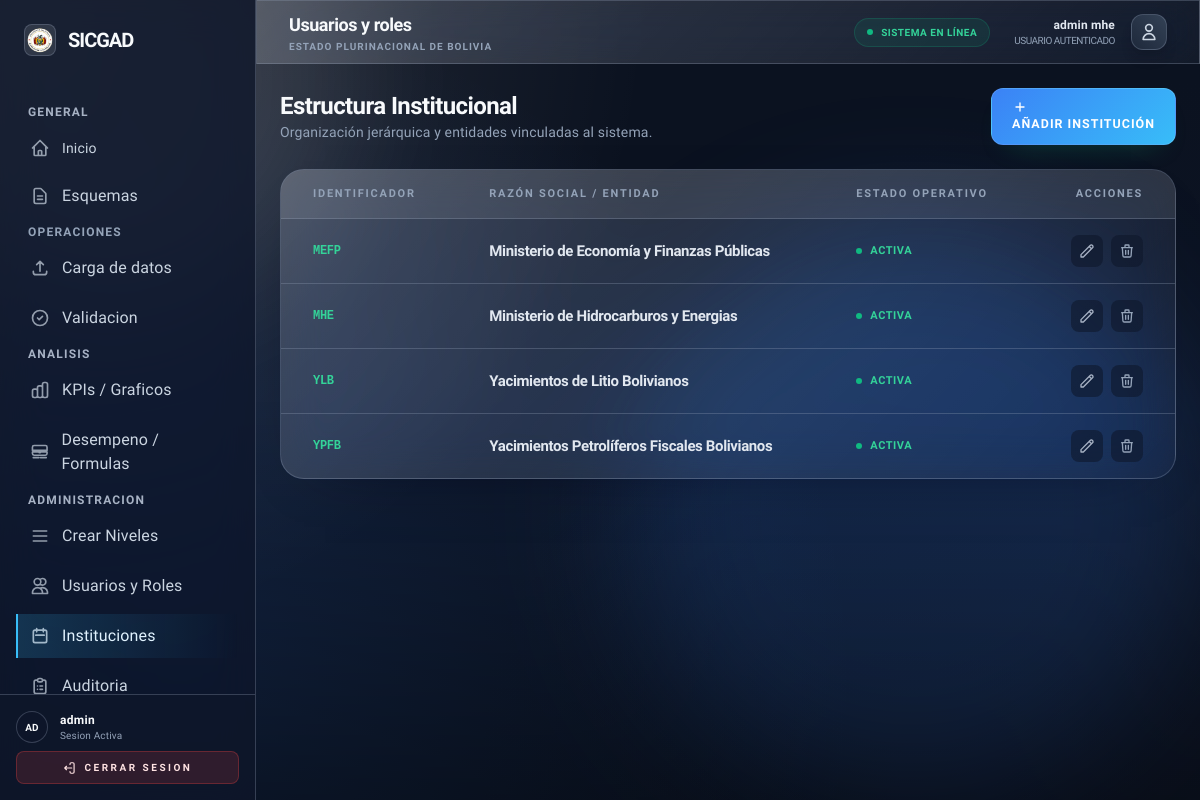
The page /accounts/institutions/ (signed in) on the database its author committed.
### accounts/models.py (models this page shows, shortened)
class Institution(models.Model):
    code = models.CharField(max_length=20, unique=True)
    name = models.CharField(max_length=255)
    description = models.TextField(blank=True)
    is_active = models.BooleanField(default=True)
    created_at = models.DateTimeField(auto_now_add=True)
    updated_at = models.DateTimeField(auto_now=True)
    class Meta:
        ordering = ["code"]

### accounts/views.py (the view)
# urls.py: path("institutions/", institution_list, name="institution_list"),
@admin_required
def institution_list(request):
    institutions = Institution.objects.all().order_by("code")
    return render(
        request,
        "accounts/institution_list.html",
        {"institutions": institutions},
    )

### templates/accounts/institution_list.html (shortened to what this page needs)
{% extends "base.html" %}
{% block content %}
<div class="space-y-6 fade-in">
    <div class="flex flex-col md:flex-row md:items-center justify-between gap-4 mb-2">
        <div>
            <h2 class="text-2xl font-header font-bold text-white tracking-tight">Estructura Institucional</h2>
            <p class="text-slate-500 text-sm">Organización jerárquica y entidades vinculadas al sistema.</p>
        </div>
        <a href="{% url 'accounts:institution_create' %}" class="btn-primary glow-emerald">
            <svg class="w-4 h-4 mr-2" fill="none" stroke="currentColor" viewBox="0 0 24 24"><path stroke-linecap="round" stroke-linejoin="round" stroke-width="2" d="M12 6v6m0 0v6m0-6h6m-6 0H6"></path></svg>
            Añadir Institución
        </a>
    </div>
    <div class="glass-card rounded-3xl overflow-hidden border-white/5">
        <div class="overflow-x-auto">
            <table class="w-full text-left border-collapse">
                <thead>
                    <tr class="bg-white/[0.02] text-[11px] font-black text-slate-500 uppercase tracking-[0.16em]">
                        <th class="px-8 py-4">Identificador</th>
                        <th class="px-8 py-4">Razón Social / Entidad</th>
                        <th class="px-8 py-4">Estado Operativo</th>
                        <th class="px-8 py-4 text-right">Acciones</th>
                    </tr>
                </thead>
                <tbody class="text-[14px]">
                    {% for institution in institutions %}
                    <tr class="border-t border-white/5 hover:bg-white/[0.01] transition-colors group">
                        <td class="px-8 py-4 font-mono text-emerald-400 font-bold text-[12px] tracking-tight uppercase">{{ institution.code }}</td>
                        <td class="px-8 py-4">
                            <span class="text-slate-200 font-semibold text-[15px] tracking-tight">{{ institution.name }}</span>
                        </td>
                        <td class="px-8 py-4">
                            {% if institution.is_active %}
                                <div class="flex items-center gap-2">
                                    <div class="w-1.5 h-1.5 rounded-full bg-emerald-500 glow-emerald"></div>
                                    <span class="text-[11px] font-black text-emerald-400 uppercase tracking-wider">Activa</span>
                                </div>
                            {% else %}
                                <div class="flex items-center gap-2 opacity-50">
                                    <div class="w-1.5 h-1.5 rounded-full bg-slate-600"></div>
                                    <span class="text-[11px] font-black text-slate-400 uppercase tracking-wider">Inactiva</span>
                                </div>
                            {% endif %}
                        </td>
                        <td class="px-8 py-4 text-right">
                            <div class="flex justify-end gap-2">
                                <a href="{% url 'accounts:institution_edit' institution.pk %}" class="p-2 rounded-lg bg-slate-800 text-slate-400 hover:text-white hover:bg-slate-700 transition-all" title="Editar instituci?n">
                                    <svg class="w-4 h-4" fill="none" stroke="currentColor" viewBox="0 0 24 24"><path stroke-linecap="round" stroke-linejoin="round" stroke-width="2" d="M15.232 5.232l3.536 3.536m-2.036-5.036a2.5 2.5 0 113.536 3.536L6.5 21.036H3v-3.572L16.732 3.732z"></path></svg>
                                </a>
                                <a href="{% url 'accounts:institution_delete' institution.pk %}" class="p-2 rounded-lg bg-slate-800/50 text-slate-500 hover:text-red-400 hover:bg-red-500/10 transition-all" title="Eliminar instituci?n">
                                    <svg class="w-4 h-4" fill="none" stroke="currentColor" viewBox="0 0 24 24"><path stroke-linecap="round" stroke-linejoin="round" stroke-width="2" d="M19 7l-.867 12.142A2 2 0 0116.138 21H7.862a2 2 0 01-1.995-1.858L5 7m5 4v6m4-6v6m1-10V4a1 1 0 00-1-1h-4a1 1 0 00-1 1v3M4 7h16"></path></svg>
                                </a>
                            </div>
                        </td>
                    </tr>
                    {% empty %}
                    <tr>
                        <td colspan="4" class="px-8 py-16 text-center text-slate-500 text-sm">No se han registrado instituciones en la base de datos central.</td>
                    </tr>
                    {% endfor %}
                </tbody>
            </table>
        </div>
    </div>
</div>
{% endblock %}

### templates/partials/sidebar.html (shortened to what this page needs)
{% load static %}
<aside class='w-64 sidebar border-r border-white/10 hidden lg:flex flex-col h-screen sticky top-0 z-50'>
  <div class='p-6 flex items-center gap-3'>
    <div class="w-8 h-8 rounded-lg bg-white/10 flex items-center justify-center border border-white/20 overflow-hidden">
      <img src="{% static 'escudo.png' %}" alt="Escudo Bolivia" class="w-7 h-7 object-contain" />
    </div>
    {% url 'landing' as landing_url %}
    <a href='{{ landing_url }}'
      class='text-xl font-header tracking-tighter text-white hover:text-blue-600 transition-colors'>
      SICGAD
    </a>
  </div>
  <nav class='flex-1 px-4 py-2 space-y-1.5 overflow-y-auto custom-scrollbar'>
    {% url 'home' as home_url %}
    {% url 'schemas:schema_list' as schemas_url %}
    {% url 'ingest:upload' as ingest_url %}
    {% url 'ingest:upload_history' as ingest_history_url %}
    {% url 'validation:inbox' as validation_url %}
    {% url 'accounts:admin_user_list' as users_url %}
    {% url 'accounts:institution_list' as institutions_url %}
    {% url 'audit:log_list' as audit_url %}
    {% url 'performance:formulas' as performance_url %}
    <div class="text-xs font-bold uppercase tracking-widest text-slate-400 px-3 mt-4 mb-2">General</div>
    <a href='{{ home_url }}'
      class='sidebar-link flex items-center gap-3 px-3 py-2.5 transition-all group text-sm {% if request.path == home_url %}active{% endif %}'>
      <span class="font-medium">Inicio</span>
    </a>
    <a href='{{ schemas_url }}'
      class='sidebar-link flex items-center gap-3 px-3 py-2.5 transition-all group {% if request.path|slice:":9" == "/schemas/" %}active{% endif %}'>
      <span class="font-medium">Esquemas</span>
    </a>
    <div class="text-xs font-bold uppercase tracking-widest text-slate-500 px-3 mt-6 mb-2">Operaciones</div>
    {% if is_admin or is_loader %}
    <a href='{% if is_admin %}{{ ingest_history_url }}{% else %}{{ ingest_url }}{% endif %}'
      class='sidebar-link flex items-center gap-3 px-3 py-2.5 transition-all group {% if request.path|slice:":8" == "/ingest/" %}active{% endif %}'>
      <svg class="w-5 h-5 opacity-70 group-hover:opacity-100 transition-opacity" fill="none" stroke="currentColor" viewBox="0 0 24 24">
        <path stroke-linecap="round" stroke-linejoin="round" stroke-width="2" d="M4 16v1a3 3 0 003 3h10a3 3 0 003-3v-1m-4-8l-4-4m0 0L8 8m4-4v12"></path>
      </svg>
      <span class="font-medium">Carga de datos</span>
    </a>
    {% endif %}
    {% if is_validator or is_admin or is_loader %}
    <a href='{% if is_validator or is_admin %}{{ validation_url }}{% else %}{{ ingest_history_url }}{% endif %}'
      class='sidebar-link flex items-center gap-3 px-3 py-2.5 transition-all group {% if request.path|slice:":10" == "/validate/" or request.path == ingest_history_url and is_loader %}active{% endif %}'>
      <svg class="w-5 h-5 opacity-70 group-hover:opacity-100 transition-opacity" fill="none" stroke="currentColor" viewBox="0 0 24 24">
        <path stroke-linecap="round" stroke-linejoin="round" stroke-width="2" d="M9 12l2 2 4-4m6 2a9 9 0 11-18 0 9 9 0 0118 0z"></path>
      </svg>
      <span class="font-medium">Validacion</span>
    </a>
    {% endif %}
    <div class="text-xs font-bold uppercase tracking-widest text-slate-400 px-3 mt-6 mb-2">Analisis</div>
    <a href='{% url "kpis_charts" %}'
      class='sidebar-link flex items-center gap-3 px-3 py-2.5 transition-all group {% if request.path|slice:":6" == "/kpis/" %}active{% endif %}'>
      <span class="font-medium">KPIs / Graficos</span>
    </a>
    {% if is_admin %}
    <a href='{{ performance_url }}'
      class='sidebar-link flex items-center gap-3 px-3 py-2.5 transition-all group {% if request.path|slice:":12" == "/performance/" %}active{% endif %}'>
      <span class="font-medium">Desempeno / Formulas</span>
    </a>
    {% endif %}
    {% if is_admin %}
    <div class="text-xs font-bold uppercase tracking-widest text-slate-400 px-3 mt-6 mb-2">Administracion</div>
    {% if not request.user.is_superuser %}
    <a href='{% url "structure:manage_levels" %}'
      class='sidebar-link flex items-center gap-3 px-3 py-2.5 transition-all group {% if request.path|slice:":11" == "/structure/" %}active{% endif %}'>
      <svg class="w-5 h-5 opacity-70 group-hover:opacity-100 transition-opacity" fill="none" stroke="currentColor" viewBox="0 0 24 24">
        <path stroke-linecap="round" stroke-linejoin="round" stroke-width="2" d="M4 6h16M4 12h16M4 18h16"></path>
      </svg>
      <span class="font-medium">Crear Niveles</span>
    </a>
    {% endif %}
    <a href='{{ users_url }}'
      class='sidebar-link flex items-center gap-3 px-3 py-2.5 transition-all group {% if request.path|slice:":15" == "/accounts/users" %}active{% endif %}'>
      <span class="font-medium">Usuarios y Roles</span>
    </a>
    <a href='{{ institutions_url }}'
      class='sidebar-link flex items-center gap-3 px-3 py-2.5 transition-all group {% if request.path|slice:":23" == "/accounts/institutions/" %}active{% endif %}'>
      <svg class="w-5 h-5 opacity-70 group-hover:opacity-100 transition-opacity" fill="none" stroke="currentColor" viewBox="0 0 24 24">
        <path stroke-linecap="round" stroke-linejoin="round" stroke-width="2" d="M8 7V3m8 4V3m-9 8h10m-11 9h12a2 2 0 002-2V7a2 2 0 00-2-2H6a2 2 0 00-2 2v11a2 2 0 002 2z"/>
      </svg>
      <span class="font-medium">Instituciones</span>
    </a>
    {% endif %}
    <a href='{{ audit_url }}'
      class='sidebar-link flex items-center gap-3 px-3 py-2.5 transition-all group {% if request.path|slice:":7" == "/audit/" %}active{% endif %}'>
      <span class="font-medium">Auditoria</span>
    </a>
  </nav>
  <div class="p-4 border-t border-white/5 bg-slate-950/20">
    <div class="flex items-center gap-3 mb-2">
      <div class="w-8 h-8 rounded-full bg-slate-800 border border-white/10 flex items-center justify-center text-[10px] font-bold uppercase text-white">
        {{ request.user.username|slice:":2" }}
      </div>
      <div class="flex-1 min-w-0">
        <p class="text-xs font-semibold text-white truncate font-heading tracking-wide">{{ request.user.username }}</p>
        <p class="text-[10px] text-slate-500 truncate">Sesion Activa</p>
      </div>
    </div>
    <form method='post' action='{% url "logout" %}'>
      <button type='submit'
        class='w-full flex items-center justify-center gap-2 px-3 py-2 rounded-lg text-[10px] font-bold uppercase tracking-[0.25em] text-red-100 bg-red-500/15 border border-red-500/30 shadow-[0_10px_24px_-18px_rgba(239,68,68,0.8)] transition hover:bg-red-500/25 hover:border-red-400 focus:outline-none focus-visible:ring-2 focus-visible:ring-red-400/60'>
        <svg class="h-3.5 w-3.5" fill="none" stroke="currentColor" viewBox="0 0 24 24" aria-hidden="true">
          <path stroke-linecap="round" stroke-linejoin="round" stroke-width="2" d="M15 12H3m0 0l3-3m-3 3l3 3m6-9V5a2 2 0 012-2h3a2 2 0 012 2v14a2 2 0 01-2 2h-3a2 2 0 01-2-2v-1" />
        </svg>
        Cerrar sesion
      </button>
    </form>
  </div>
</aside>

### templates/partials/topbar.html (shortened to what this page needs)
<header class='h-16 glass-effect border-b border-white/5 flex items-center justify-between px-8 sticky top-0 z-40'>
  <div class='flex items-center gap-4'>
    <div class="flex flex-col">
        <h1 class='text-lg font-header font-bold tracking-tight text-white'>
        {{ current_section|default:"Inicio" }}
        </h1>
        <p class="text-[10px] text-slate-500 uppercase tracking-widest font-bold">Estado Plurinacional de Bolivia</p>
    </div>
  </div>
  <div class='flex items-center gap-6'>
    <div class="hidden md:flex items-center gap-2 px-3 py-1.5 rounded-full bg-emerald-500/10 border border-emerald-500/20">
        <div class="w-1.5 h-1.5 rounded-full bg-emerald-500 animate-pulse"></div>
        <span class="text-[10px] font-bold text-emerald-400 uppercase tracking-wider">Sistema en línea</span>
    </div>
    {% if request.user.is_authenticated %}
      <div class='flex items-center gap-4'>
        <div class="flex flex-col items-end">
            <span class='text-xs font-semibold text-slate-200'>{{ request.user.get_full_name|default:request.user.username }}</span>
            <span class="text-[10px] text-slate-500 uppercase tracking-tighter">{{ role|default:"Usuario Autenticado" }}</span>
        </div>
        <div class="w-9 h-9 rounded-xl bg-gradient-to-tr from-slate-800 to-slate-700 border border-white/10 flex items-center justify-center shadow-lg">
            <svg class="w-5 h-5 text-slate-300" fill="none" stroke="currentColor" viewBox="0 0 24 24"><path stroke-linecap="round" stroke-linejoin="round" stroke-width="2" d="M16 7a4 4 0 11-8 0 4 4 0 018 0zM12 14a7 7 0 00-7 7h14a7 7 0 00-7-7z"></path></svg>
        </div>
      </div>
    {% endif %}
  </div>
</header>

### rows shown on the page
Institution: code "MEFP", name "Ministerio de Economía y Finanzas Públicas", is_active True (drawn)
Institution: code "MHE", name "Ministerio de Hidrocarburos y Energias", is_active True (drawn)
Institution: code "YLB", name "Yacimientos de Litio Bolivianos", is_active True (drawn)
Institution: code "YPFB", name "Yacimientos Petrolíferos Fiscales Bolivianos", is_active True (drawn)

### other values the page prints
{{ request.user.username|slice:":2" }} "AD"
{{ request.user.username }} "admin"
{{ current_section|default:"Inicio" }} "Usuarios y roles"
{{ request.user.get_full_name|default:request.user.username }} "admin mhe"
{{ role|default:"Usuario Autenticado" }} "USUARIO AUTENTICADO"
